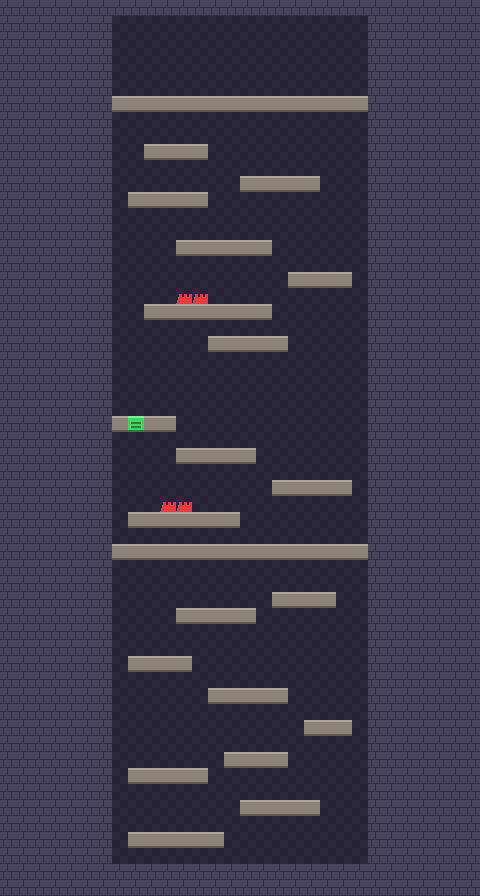

This game map was drawn from its Tiled (.tmx) file and the tilesets committed beside it. A one-line description and the trimmed map source follow:
An orthogonal 30x56 tile map with 16x16 px tiles, 5 tile layers (wallpaper, Terrain, Platforms, Bounce, ...) and 11 objects (4x Speed, 2x DartTrap, 2x SpikeZone, Player, Goal, ...).

<map version="1.10" tiledversion="1.12.1" orientation="orthogonal" renderorder="right-down" width="30" height="56" tilewidth="16" tileheight="16" infinite="0" nextlayerid="7" nextobjectid="13">
 <tileset firstgid="1" name="castle_tiles" tilewidth="16" tileheight="16" tilecount="6" columns="6">
  <image source="../../graphics/tilesets/castle_tiles.png" width="96" height="16" />
 </tileset>
 <layer id="1" name="wallpaper" width="30" height="56">
  <data>[1680 cells, 848 non-empty, 1 distinct tile ids]</data>
 </layer>
 <layer id="2" name="Terrain" width="30" height="56">
  <data>[1680 cells, 832 non-empty, 1 distinct tile ids]</data>
 </layer>
 <layer id="3" name="Platforms" width="30" height="56">
  <data>[1680 cells, 130 non-empty, 1 distinct tile ids]</data>
 </layer>
 <layer id="4" name="Bounce" width="30" height="56">
  <data>[1680 cells, 1 non-empty, 1 distinct tile ids]</data>
 </layer>
 <layer id="5" name="Spike" width="30" height="56">
  <data>[1680 cells, 4 non-empty, 1 distinct tile ids]</data>
 </layer>
 <objectgroup id="6" name="Objects">
  <object id="1" name="Player" x="234" y="850" width="12" height="14" />
  <object id="2" name="Goal" x="224" y="64" width="32" height="32" />
  <object id="3" name="Speed" x="259" y="742" width="10" height="10" />
  <object id="4" name="Speed" x="307" y="582" width="10" height="10" />
  <object id="5" name="Heart" x="211" y="438" width="10" height="10" />
  <object id="6" name="Speed" x="227" y="294" width="10" height="10" />
  <object id="7" name="DartTrap" x="368" y="256" width="16" height="16">
   <properties>
    <property name="dir" value="left" />
   </properties>
  </object>
  <object id="8" name="DartTrap" x="96" y="160" width="16" height="16">
   <properties>
    <property name="dir" value="right" />
   </properties>
  </object>
  <object id="9" name="Speed" x="179" y="134" width="10" height="10" />
  <object id="10" name="SpikeZone" x="0" y="0" width="112" height="896">
   <properties>
    <property name="side" value="left" />
   </properties>
  </object>
  <object id="11" name="SpikeZone" x="368" y="0" width="112" height="896">
   <properties>
    <property name="side" value="right" />
   </properties>
  </object>
 </objectgroup>
</map>
